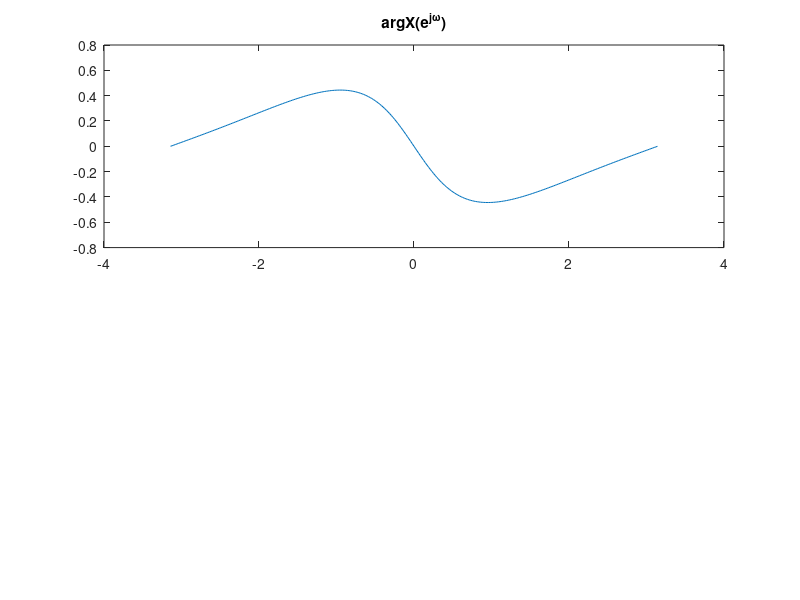

The MATLAB script that drew this image:
b=[1, 0, 0];
a= [1 ,-0.4, -0.05];
Omega=-pi:2*pi/300:pi;
Hf=freqz(b,a,Omega);
subplot(2,1,1)
plot(Omega,abs(Hf));
title('midX(e^j^\omega)\mid') 
subplot(2,1,1)
plot(Omega,angle(Hf));
title('arg{X(e^j^\omega)}')